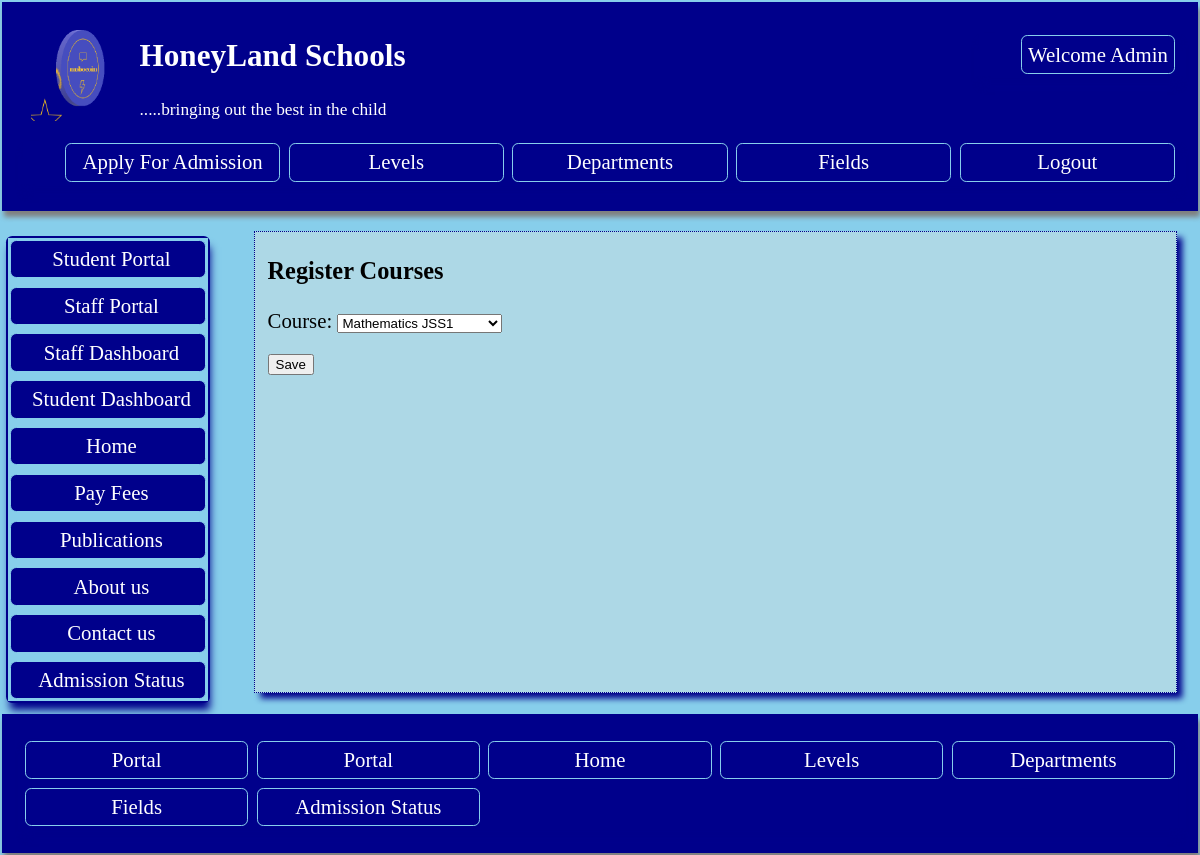
/portal/updatecoursereg/12/ (signed in), run on the app's committed database.
### profiles/models.py (models this page shows, shortened)
class CustomUser(AbstractUser):
    profile_pic = models.ImageField(upload_to ='media/', null = True, blank =True)
    phone = models.IntegerField( unique=True, null= True, blank = True, validators=[validate_pass])
    country = models.CharField(max_length=200,  null = True, blank=True)
    state = models.CharField(max_length=200,  null = True, blank=True)
    is_student = models.BooleanField(default=0)
    is_teacher = models.BooleanField(default=0)
    mailing_address = models.CharField(max_length=200, null = True,   blank=True)
    study_field = models.ForeignKey(Student_field, on_delete=models.CASCADE, blank=True, null=True)
    class_enrolled = models.ForeignKey(Level, on_delete=models.CASCADE,  blank=True, null=True, related_name='studentlevel')

class Logo(models.Model):
    name = models.CharField(max_length=200, null=True)
    image = models.ImageField(upload_to='media/')
    slug = models.SlugField(unique=True, null=True,  blank=True)

class Exam(models.Model):
    student_username = models.ForeignKey(CustomUser, null=True, on_delete=models.CASCADE, related_name='registercourseuser')
    course = models.ForeignKey(Allcourses, blank=True, on_delete=models.CASCADE, null = True, related_name='registercoursename')
    scores =models.FloatField(default =0,blank=True, null =True)
    total_score =models.FloatField(default =0, blank=True, null =True)
    cum_score =models.FloatField(default =0, blank=True, null =True)
    grade =models.CharField( max_length=5,  blank=True, null =True)
    slug =models.SlugField( max_length=50, unique=True,  null=True, blank=True)

### studentportal/views.py (the view, shortened to what this page needs)
# urls.py: path('portal/updatecoursereg/<int:pk>/', views.UpdateCourseReg.as_view(), name= 'updatecoursereg'),
class UpdateCourseReg(LoginRequiredMixin, UpdateView):
    model = Exam
    fields = [ 'course']
    template_name = 'coursereg_form.html'
    def get_context_data(self, **kwargs):
        context = super().get_context_data(**kwargs)
        context['logo'] = Logo.objects.all()
        return context

### profiles/models.py (called while the page is built)
    def __str__(self):
        return self.title

### studentportal/templates/coursereg_form.html (shortened to what this page needs)
{% extends 'baseportal.html' %}
{% block content   %}
{% if  request.user.is_superuser or request.user.is_student %}
<h3> Register Courses </h3>
<form method ='POST' enctype ="multipart/form-data">
  {{form.as_p}}
  <input type='submit'  value ='Save'/>
</form>
{% else %}
  <p style='color: red; font-size: 1em; text-align: center;padding: 3em;'> <b> Back off! You are not permitted to be here!! </b></p>
{% endif %}
{% endblock %}

### studentportal/templates/baseportal.html (shortened to what this page needs)
<head>
</head>
<body style ='margin: 0em; padding: 0.1em; font-size: 1.3em;  background: skyblue;'   >
    <header style= 'box-shadow: 2px 6px 5px grey;margin: 0em; padding-left: 1em; padding-right: 1em;
    padding-top: 0.5em; max-height: 190em; padding-bottom: 0.3em;
    background: darkblue; color: white;'>
    {% if   request.user.is_superuser or  request.user.is_authenticated %}
    <ul class='nav' style='float: right; list-style-type: none;' >
        <li> <a  style ='color: white; ' href = '{% url "portal" %}'> Welcome {{request.user.first_name}} </a></li>
    </ul>
{% else %}
    <ul class='nav' style='float: right; list-style-type: none;' >
        <li> <a  style ='color: white; ' href = '{% url "portalregister" %}'>  Student Register </a></li>
        </ul>
    {% endif %}
    {% for log in logo  %}
    <img style="float: left; margin: 0.4em; width: 100px; height: 100px;" src ="{{log.image.url}}"  >
{% endfor %}
<h2 style='text-align: left'><a style='color: white;' href='{% url "home" %}'>HoneyLand Schools</a></h2>
<p style='text-align: left'> <small> .....bringing out the best in the child </small></p>
<ul class='nav' style='list-style-type: none; display: grid; grid-gap: 0.2em; grid-template-columns: repeat(auto-fill, minmax(200px, 2fr));'>
    <li><a  style ='color: white; ' href ='{% url "apply" %}'> Apply For Admission </a></li>
    <li> <a href ='{% url "levels" %}'> Levels </a> </li>
    <li> <a href ='{% url "departments" %}'> Departments </a> </li>
    <li><a href ='{% url "fields" %}'> Fields </a></li>
    {% if   request.user.is_superuser or  request.user.is_authenticated %}
     <li><a  style ='color: white; ' href ='{% url "portallogout" %}'> Logout </a></li>
     {% endif %}
     </ul>
    </header>
<div class ='cover'>
    <nav class='navigation'>
        <ul class ='aside' style =' padding:0;  list-style-type: none;'>
            {% if request.user.is_student or request.user.is_superuser %}
        <li><a href ='{% url "portal" %}'> Student Portal </a></li>
        {% endif %}
        {% if request.user.is_teacher or request.user.is_superuser %}
        <li><a href ='{% url "portal" %}'> Staff Portal </a></li>
        {% endif %}
        {% if request.user.is_teacher or request.user.is_superuser %}
        <li><a href ='{% url "staffdashboard" %}'> Staff Dashboard </a></li>
        {% endif %}
{% if request.user.is_student or request.user.is_superuser %}
        <li><a href ='{% url "studentdashboardlink" %}'> Student Dashboard </a></li>
        {% endif %}
        <li><a href ='{% url "home" %}'> Home </a></li>
        <li><a href ='{% url "payment" %}'> Pay Fees </a></li>
        <li><a href ='{% url "publist" %}'> Publications </a></li>
        <li> <a href ='{% url "home" %}'> About us </a> </li>
        <li> <a href ='{% url "staffs" %}'> Contact us </a> </li>
        <li><a  style ='color: white; ' href ='{% url "admissionstat" %}'> Admission Status </a></li>
    </nav>
<section style='padding-right: 0.5em'>
{% block content %}
{% endblock %}
</section>
</div>
<footer style= 'max-height: 18em; padding-bottom: 0.2em; max-height: 18em;
 box-shadow: 2px 6px 5px grey; margin: 0em; padding-left: 1em; padding-right: 1em; padding-top: 0.2em;
    background: darkblue; color: white;'>
    <nav>
        <ul class ='nav' style =' padding:0; list-style-type: none; display: grid; grid-gap: 0.2em; grid-template-columns: repeat(auto-fill, minmax(200px, 2fr));'>
            {% if request.user.is_student or request.user.is_superuser  %}
            <li><a href ='{% url "studentdashboardlink" %}'>  Portal </a></li>
            {% endif %}
    {% if request.user.is_teacher or request.user.is_superuser%}
            <li><a href ='{% url "staffdashboard" %}'>  Portal </a></li>
            {% endif %}
            <li><a href ='{% url "home" %}'> Home </a></li>
            <li> <a href ='{% url "levels" %}'> Levels </a> </li>
            <li> <a href ='{% url "departments" %}'> Departments </a> </li>
            <li><a href ='{% url "fields" %}'> Fields </a></li>
            <li><a  style ='color: white; ' href ='{% url "admissionstat" %}'> Admission Status </a></li>
        </ul>
    </nav>
</footer>
</body>

### data on the page
CustomUser: user.first_name "Admin"
Logo: image (picture)
Exam: course "Mathematics JSS1"
